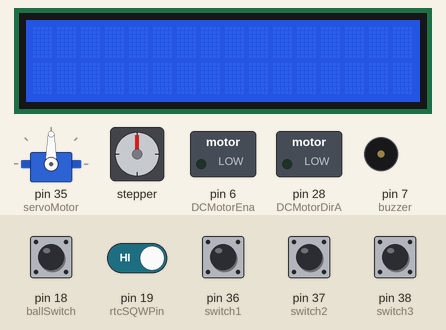
Simulated run of this sketch. Board: Arduino Mega 2560, built with avr-gcc and run on an emulated ATmega2560. On the bench: 16×2 character LCD, servo, stepper motor, switched loads named in the sketch (green lamp = pin HIGH), buzzer (waves = sounding). Wiring (inferred from the names in the program): DS3231 clock at I2C address 0x68. The inputs (shaded band) are chosen by the test bench; at power-on: pin 18 (ballSwitch), pin 19 (rtcSQWPin), pin 36 (switch1), pin 37 (switch2), pin 38 (switch3) HIGH. The local clock reads 2024-03-15 10:24:30 at power-on unless the sketch sets it; stepper angles assume 2048 steps per turn; what the sketch prints to the serial monitor is not drawn.

Above: at 1.2 s.
1.3 s: pin 37 (switch2) pulled LOW for 0.15 s
2.0 s: pin 19 (rtcSQWPin) driven LOW
At 2.35 s:
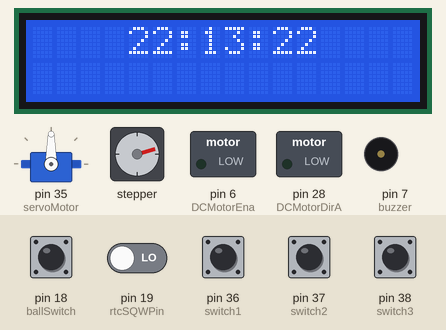
4.6 s: pin 18 (ballSwitch) pulled LOW for 0.15 s
At 4.76 s:
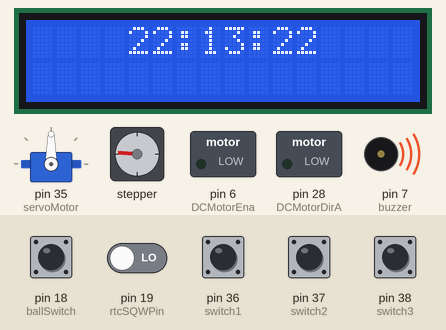
5.3 s: pin 36 (switch1) pulled LOW for 0.15 s
At 5.67 s:
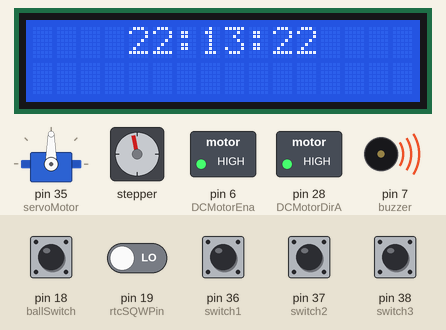
6.0 s: pin 38 (switch3) pulled LOW for 0.15 s
At 6.27 s:
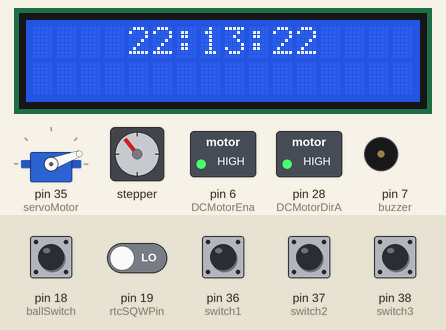
6.7 s: pin 18 (ballSwitch) pulled LOW for 1 s
At 7.78 s:
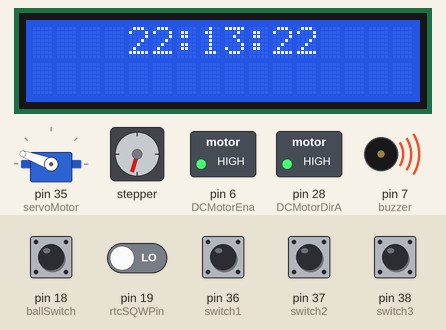
Timing chart, 0 to 11.2 s (numbered marks = the images above; inputs shaded):
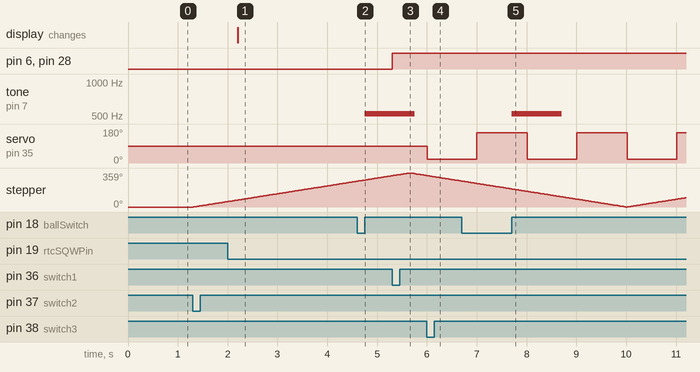

The sketch:

GoFurtherWithAtmega2560.ino
```cpp
// (licence header left out)
/*

*/
#include <Wire.h>
#include <DS3231.h>
#include <LiquidCrystal.h>
#include <Stepper.h>
#include <Servo.h>
/*
   define GPIOs
*/
#define buzzer 7  // PMW
#define DCMotorEna 6  // PMW
#define ballSwitch 18 // interrupt 5
// RTC clock Pins
#define rtcSQWPin 19 // interrupt 4
#define rtcSDA 20 //  I2C SDA
#define rtcSCL 21 //  I2C SCL
/*
   LCD Pins
*/
#define lcdRS 22
#define lcdE 23
#define lcdDB4 24
#define lcdDB5 25
#define lcdDB6 26
#define lcdDB7 27
/*
   DC motor Pins
*/
#define DCMotorDirA 28
#define DCMotorDirB 29
/*
   stepper Pins
*/
#define stepperIn1 31
#define stepperIn2 32
#define stepperIn3 33
#define stepperIn4 34

#define servoMotor 35  // servo motor Pin
/*
   push button Pins
*/
#define switch1 36
#define switch2 37
#define switch3 38


/*
   variable that are modified inside interrupt functions has to be defined as volatile
*/
volatile boolean sqwinterrupt = false;
volatile boolean ballinterrupt = false;

/*
   define LCD object
*/
LiquidCrystal lcd(lcdRS, lcdE, lcdDB4, lcdDB5, lcdDB6, lcdDB7);

/*
   define clock object
*/
DS3231 clock;
RTCDateTime dt;

/*
   define stepper object
*/
#define stepsPerRevolution  2048  // change this to fit the number of steps per revolution
const int rpm = 15;         // Adjustable range of 28BYJ-48 stepper is 0~17 rpm
unsigned int stepsCount = 0;
Stepper myStepper(stepsPerRevolution, stepperIn1, stepperIn3, stepperIn2, stepperIn4);

/*
   define servo motor object
*/
Servo myservo;

/*
   variables used to determine motors running status
*/
boolean DCMotorRunning = false;
boolean stepperRunning = false;
boolean servoRunning = false;

/*
   boolean used to determine clockwise or not rotation
*/
boolean dcMotorClock = true;
boolean stepperClock = true;
boolean servoMotorClock = true;

boolean buzzerOn = true; // determine buzzer status


/*
   variables used to store millis() values
*/
/*
 * timers used to avoid contact rebounds
 */
unsigned long switch1Timer;
unsigned long switch2Timer;
unsigned long switch3Timer;
unsigned long ballTimer;

unsigned long buzzTimer;
unsigned long servoTimer;


void setup()
{
  Serial.begin(38400);
  pinMode(rtcSQWPin, INPUT);
  pinMode(ballSwitch, INPUT_PULLUP);
  pinMode(switch1, INPUT_PULLUP);
  pinMode(switch2, INPUT_PULLUP);
  pinMode(switch3, INPUT_PULLUP);
  pinMode(DCMotorEna, OUTPUT);
  pinMode(DCMotorDirA, OUTPUT);
  pinMode(DCMotorDirA, OUTPUT);
  Serial.println("Initialize RTC module");
  clock.begin();
  clock.setDateTime(__DATE__, __TIME__);
  /*
     enable RTC SQW interrut at 1Hz
  */
  Serial.println("write i2c");
  Wire.beginTransmission(0x68); // transmit to device 68 RTC address
  Wire.write(0x07);             // DS control register to modify
  /* control register
   * bit 4 used to enable output 0-disable 1-enable
   * bit 1 & 0 used to select interrupt cycle (00-1Hz, 01-4096Hz, 10- 81292Hz, 11-32768Hz)
   */
  Wire.write(0b00010000);  // set bit 4 SQWE  to 1 to enable oscillator output
  Wire.endTransmission();    // stop transmitting

  lcd.begin(16, 2);  // 16 char x 2 lines screen

  attachInterrupt(digitalPinToInterrupt(rtcSQWPin), RtcInterrupt, FALLING);
  attachInterrupt(digitalPinToInterrupt(ballSwitch), BallInterrupt, RISING);
  myStepper.setSpeed(rpm);
  myservo.attach(servoMotor);
  myservo.write(90); // center servo position
  PrintTime();
}

void loop() {
  if (sqwinterrupt) {   // RTC interrupt
    sqwinterrupt = false;
    LCDRefresh();       // refresh time on LCD
  }
  if (ballinterrupt && millis() - ballTimer > 500) { // tilt ball interrupt
    ballTimer = millis();
    buzzTimer = millis();
    ballinterrupt = false;
    buzzerOn = true;
    Serial.print("ball:");
    Serial.println(digitalRead(ballSwitch));
    if (digitalRead(ballSwitch)) {
      tone(buzzer, 523);
    }
    else {
      tone(buzzer, 880);
      /*
       * stop all motors
       */
      StopDCMotor();
      stepperRunning = false;
      StopservoMotor();
    }
    attachInterrupt(digitalPinToInterrupt(ballSwitch), BallInterrupt, RISING);
  }
  if (buzzerOn && millis() - buzzTimer > 1000) {
    noTone(buzzer);
    buzzerOn = false;
  }
  if (!digitalRead(switch1) && millis() - switch1Timer > 500) {
    Serial.println("switch1");
    switch1Timer = millis();
    DCMotorRunning = !DCMotorRunning;
    if (DCMotorRunning) {
      RunDCMotor(dcMotorClock, 150);
      dcMotorClock = !dcMotorClock;
    }
    else {
      StopDCMotor();
    }
  }
  if (!digitalRead(switch2) && millis() - switch2Timer > 500) {
    Serial.println("switch2");
    switch2Timer = millis();
    stepperRunning = !stepperRunning;
  }
  if (!digitalRead(switch3) && millis() - switch3Timer > 500) {
    Serial.println("switch3");
    switch3Timer = millis();
    servoRunning = !servoRunning;
    if (servoRunning) {
      RunServoMotor();
    }
    else {
      StopservoMotor();
    }
  }
  if (stepperRunning) {
    RunStepper();
    stepsCount++;
    if (stepsCount > stepsPerRevolution) {
      stepperClock = !stepperClock;
      stepsCount = 0;
    }
  }
  if (servoRunning && millis() - servoTimer > 1000) {
    RunServoMotor();
  }
  if (!servoRunning && millis() - servoTimer > 500) {  // let time for the servo to go to the center position before detach
    myservo.detach();
  }
}

void RtcInterrupt() {
  sqwinterrupt = true;
}
void BallInterrupt() {
  detachInterrupt(digitalPinToInterrupt(ballSwitch)); // to avoid re-enter to fast in this function
  ballinterrupt = true;
}
```

DCMotor.ino
```cpp
void RunDCMotor(boolean clockwise, uint8_t motSpeed) {
  if (clockwise) {
    digitalWrite(DCMotorDirA, HIGH);
    digitalWrite(DCMotorDirB, LOW);
  }
  else {
    digitalWrite(DCMotorDirA, LOW);
    digitalWrite(DCMotorDirB, HIGH);
  }
  digitalWrite(DCMotorEna, motSpeed);
}
void StopDCMotor() {
  digitalWrite(DCMotorDirA, LOW);
  digitalWrite(DCMotorDirB, LOW);
  digitalWrite(DCMotorEna, 0);
  DCMotorRunning=false;
}
```

Stepper.ino
```cpp
void RunStepper() {
  if (stepperClock) {
    myStepper.step(1); // one step at a time
  }
  else {
    myStepper.step(-1); // one step at a time
  }
}
```

servoMotor.ino
```cpp
void RunServoMotor() {
  servoMotorClock = !servoMotorClock;  // change rotation sense
  int degres = 160;
  if (!servoMotorClock) {
    degres = 20;
  }
  servoTimer = millis();
  myservo.attach(servoMotor);
  myservo.write(degres);

}
void StopservoMotor() {
  servoTimer = millis();
  myservo.write(90); // center servo position
  servoRunning = false;
}
```

time.ino
```cpp
void PrintTime()
{
  dt = clock.getDateTime();
  Serial.print("RTC: ");
  Serial.print(dt.year);   Serial.print("-");
  Serial.print(dt.month);  Serial.print("-");
  Serial.print(dt.day);    Serial.print(" ");
  Serial.print(dt.hour);   Serial.print(":");
  Serial.print(dt.minute); Serial.print(":");
  Serial.print(dt.second); Serial.println("");
}
```

LCD.ino
```cpp
void LCDRefresh() {
  dt = clock.getDateTime();
  lcd.clear();
  lcd.noBlink();
  lcd.setCursor(4, 0);
  lcd.print(dt.hour);
  lcd.print(":");
  lcd.print(dt.minute);
  lcd.print(":");
  lcd.print(dt.second);
}
```

Measured:
- after the input at 1.3 s, stepper: turns 57° clockwise in 0.68 s, starting at once
- after the input at 2.0 s, the display: changes after 0.21 s (image 1)
- after the input at 4.6 s, tone on pin 7 (buzzer): silent → 523 Hz after 0.15 s
- after the input at 5.3 s, pin 6 (DCMotorEna), pin 28 (DCMotorDirA): LOW → HIGH at once
- after the input at 6.0 s, servo on pin 35 (servoMotor): 90° → 20° at once
- after the input at 6.7 s, tone on pin 7 (buzzer): silent → 523 Hz after 1.0 s, → silent 1.0 s later
